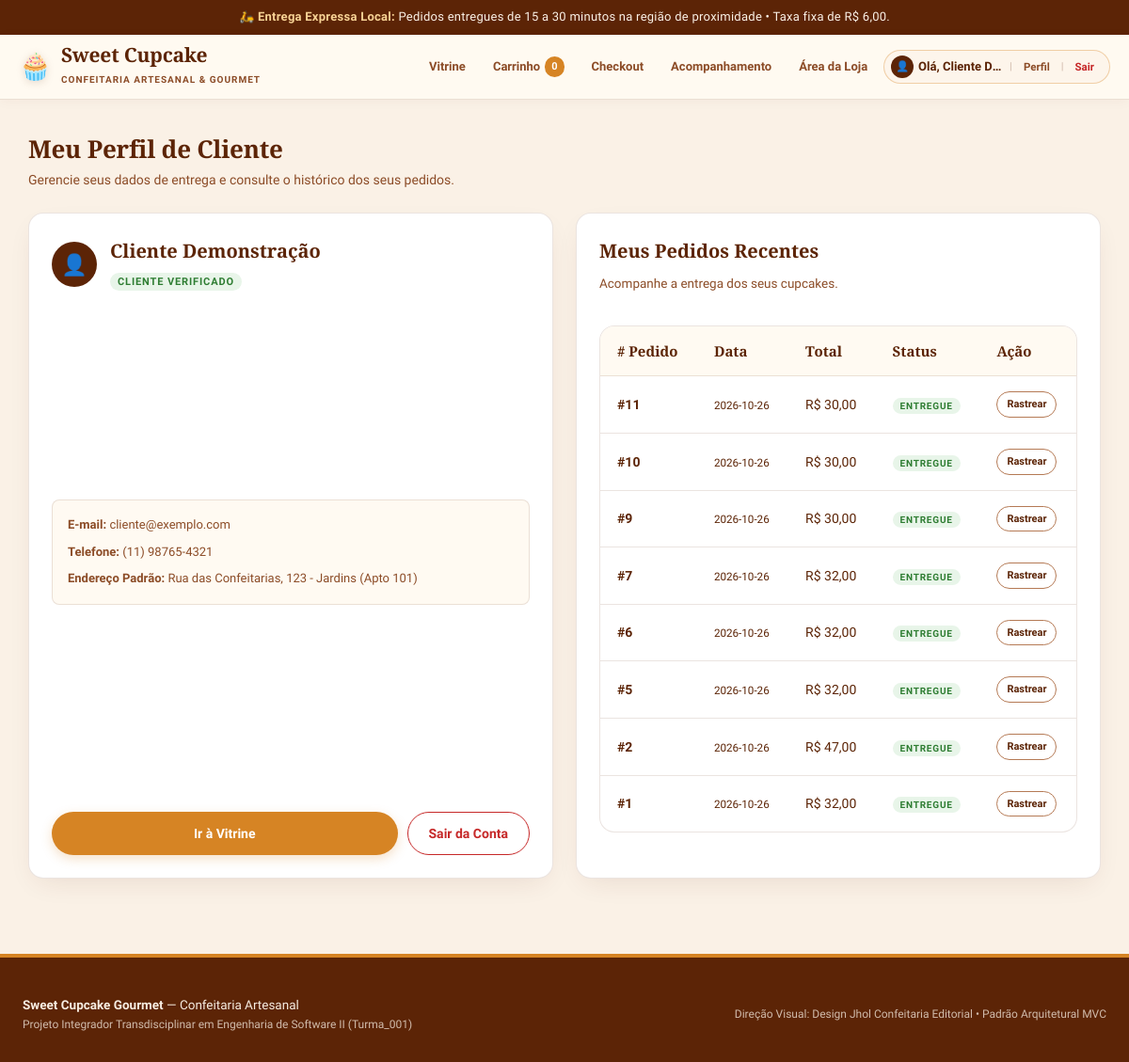
The page /conta (signed in) on the database its author committed.
### tables this page shows
CREATE TABLE clientes (
    id INTEGER PRIMARY KEY AUTOINCREMENT,
    nome VARCHAR(100) NOT NULL,
    email VARCHAR(120) NOT NULL UNIQUE,
    senha_hash VARCHAR(255) NOT NULL,
    telefone VARCHAR(20),
    endereco_padrao VARCHAR(255),
    criado_em DATETIME DEFAULT CURRENT_TIMESTAMP
);

CREATE TABLE pedidos (
    id INTEGER PRIMARY KEY AUTOINCREMENT,
    cliente_id INTEGER NOT NULL,
    data_pedido DATETIME DEFAULT CURRENT_TIMESTAMP,
    valor_produtos DECIMAL(10, 2) NOT NULL CHECK (valor_produtos >= 0),
    taxa_entrega DECIMAL(10, 2) NOT NULL DEFAULT 6.00 CHECK (taxa_entrega >= 0),
    valor_total DECIMAL(10, 2) NOT NULL CHECK (valor_total > 0),
    forma_pagamento VARCHAR(20) NOT NULL CHECK (forma_pagamento IN ('PIX', 'CARTAO_CREDITO')),
    status_pagamento VARCHAR(20) NOT NULL DEFAULT 'PENDENTE' CHECK (status_pagamento IN ('PENDENTE', 'CONFIRMADO', 'RECUSADO')),
    status_entrega VARCHAR(20) NOT NULL DEFAULT 'RECEBIDO' CHECK (status_entrega IN ('RECEBIDO', 'PREPARANDO', 'EM_ROTA', 'ENTREGUE')),
    endereco_entrega VARCHAR(255) NOT NULL,
    prazo_estimado VARCHAR(30) DEFAULT '15 a 30 minutos',
    observacoes TEXT,
    FOREIGN KEY (cliente_id) REFERENCES clientes(id) ON DELETE RESTRICT
);

### controllers/routes.py (the view)
@routes_bp.route('/conta')
def conta():
    cliente_id = session.get('cliente_id')
    cliente = None
    pedidos = []
    if cliente_id:
        cliente = database.buscar_cliente_por_id(cliente_id)
        pedidos = database.listar_pedidos_cliente(cliente_id)
    return render_template('conta.html', cliente=cliente, pedidos=pedidos)

### models/database.py (called while the page is built)
def get_db_connection() -> sqlite3.Connection:
    conn = sqlite3.connect(DB_FILE)
    conn.execute("PRAGMA foreign_keys = ON;")
    conn.row_factory = sqlite3.Row
    return conn

def buscar_cliente_por_id(cliente_id: int) -> Optional[Dict[str, Any]]:
    conn = get_db_connection()
    cursor = conn.cursor()
    cursor.execute("SELECT id, nome, email, telefone, endereco_padrao FROM clientes WHERE id = ?;", (cliente_id,))
    row = cursor.fetchone()
    conn.close()
    return dict(row) if row else None

def listar_pedidos_cliente(cliente_id: int) -> List[Dict[str, Any]]:
    conn = get_db_connection()
    cursor = conn.cursor()
    cursor.execute(
        """
        SELECT * FROM pedidos
        WHERE cliente_id = ?
        ORDER BY id DESC;
        """,
        (cliente_id,)
    )
    rows = cursor.fetchall()
    conn.close()
    return [dict(r) for r in rows]

### templates/conta.html (shortened to what this page needs)
{% extends "base.html" %}
{% block content %}
{% if cliente %}
  <div class="section-title">
    <h2>Meu Perfil de Cliente</h2>
    <p>Gerencie seus dados de entrega e consulte o histórico dos seus pedidos.</p>
  </div>
  <div style="display: grid; grid-template-columns: repeat(auto-fit, minmax(320px, 1fr)); gap: 24px;">
    <div class="card-cupcake">
      <div style="display: flex; align-items: center; gap: 14px; margin-bottom: 20px;">
        <div class="user-avatar-circle" style="width: 48px; height: 48px; font-size: 22px;">👤</div>
        <div>
          <h3 style="margin-bottom: 2px;">{{ cliente.nome }}</h3>
          <span class="stock-tag" style="background:#e8f5e9; color:#2e7d32;">Cliente Verificado</span>
        </div>
      </div>
      <div style="background: var(--bg-surface); padding: 16px; border-radius: var(--radius-sm); border: 1px solid var(--borda); margin-bottom: 20px;">
        <p style="font-size: 13px; color: var(--marrom-medio); margin-bottom: 8px;">
          <strong>E-mail:</strong> {{ cliente.email }}
        </p>
        <p style="font-size: 13px; color: var(--marrom-medio); margin-bottom: 8px;">
          <strong>Telefone:</strong> {{ cliente.telefone or 'Não informado' }}
        </p>
        <p style="font-size: 13px; color: var(--marrom-medio);">
          <strong>Endereço Padrão:</strong> {{ cliente.endereco_padrao or 'Não informado' }}
        </p>
      </div>
      <div style="display: flex; gap: 10px;">
        <a href="{{ url_for('routes.index') }}" class="btn btn-mel" style="flex: 1;">Ir à Vitrine</a>
        <a href="{{ url_for('routes.logout') }}" class="btn btn-outline" style="color: var(--alerta-erro); border-color: var(--alerta-erro);">Sair da Conta</a>
      </div>
    </div>
    <div class="card-cupcake">
      <h3>Meus Pedidos Recentes</h3>
      <p class="card-desc">Acompanhe a entrega dos seus cupcakes.</p>
      {% if not pedidos %}
        <div class="alert-box alert-info" style="margin-top: 14px;">
          Você ainda não realizou nenhum pedido com esta conta.
        </div>
      {% else %}
        <div class="table-container" style="box-shadow: none; margin-top: 14px;">
          <table>
            <thead>
              <tr>
                <th># Pedido</th>
                <th>Data</th>
                <th>Total</th>
                <th>Status</th>
                <th>Ação</th>
              </tr>
            </thead>
            <tbody>
              {% for p in pedidos %}
              <tr>
                <td><strong>#{{ p.id }}</strong></td>
                <td><small>{{ p.data_pedido.split()[0] if p.data_pedido else 'Hoje' }}</small></td>
                <td>R$ {{ "%.2f"|format(p.valor_total)|replace('.', ',') }}</td>
                <td>
                  {% if p.status_entrega == 'RECEBIDO' %}
                    <span class="stock-tag" style="background:#e3f2fd; color:#1565c0; font-size:10px;">Recebido</span>
                  {% elif p.status_entrega == 'PREPARANDO' %}
                    <span class="stock-tag" style="background:#fff3e0; color:#e65100; font-size:10px;">Preparando</span>
                  {% elif p.status_entrega == 'EM_ROTA' %}
                    <span class="stock-tag" style="background:#f3e5f5; color:#7b1fa2; font-size:10px;">Em Rota</span>
                  {% else %}
                    <span class="stock-tag" style="background:#e8f5e9; color:#2e7d32; font-size:10px;">Entregue</span>
                  {% endif %}
                </td>
                <td>
                  <a href="{{ url_for('routes.rastreio', id=p.id) }}" class="btn btn-outline" style="padding: 4px 10px; font-size: 11px;">Rastrear</a>
                </td>
              </tr>
              {% endfor %}
            </tbody>
          </table>
        </div>
      {% endif %}
    </div>
  </div>
{% endif %}
{% endblock %}

### static/css/style.css (style rules this page uses)
:root { --bg-base: #faf1e6; --bg-surface: #fffaf2; --bg-card: #ffffff; --chocolate: #5c2406; --chocolate-dark: #3f1702; --chocolate-light: #7a350c; --mel: #d68424; --mel-hover: #bd701a; --marrom-medio: #8c4c27; --marrom-suave: #b57a55; --borda: rgba(92, 36, 6, 0.12); --borda-foco: #d68424; --sombra-card: 0 10px 30px -10px rgba(92, 36, 6, 0.12); --sombra-hover: 0 16px 40px -12px rgba(92, 36, 6, 0.20); --sucesso: #2e7d32; --sucesso-bg: #edf7ed; --alerta-erro: #c62828; --alerta-bg: #fde8e8; --radius-sm: 8px; --radius-md: 16px; --radius-lg: 24px; --radius-pill: 100px; --transicao: all 0.25s cubic-bezier(0.22, 0.61, 0.36, 1); }
* { box-sizing: border-box; margin: 0; padding: 0; }
body { font-family: 'Plus Jakarta Sans', -apple-system, BlinkMacSystemFont, "Segoe UI", Roboto, sans-serif; background-color: var(--bg-base); color: var(--chocolate); line-height: 1.6; -webkit-font-smoothing: antialiased; }
.section-title { margin-bottom: 24px; }
.section-title h2 { font-family: 'Playfair Display', Georgia, serif; font-size: 26px; color: var(--chocolate); font-weight: 700; letter-spacing: -0.01em; }
.section-title p { color: var(--marrom-medio); font-size: 14px; }
.card-cupcake { background: var(--bg-card); border: 1px solid var(--borda); border-radius: var(--radius-md); padding: 24px; box-shadow: var(--sombra-card); display: flex; flex-direction: column; justify-content: space-between; transition: var(--transicao); }
.card-cupcake h3 { font-family: 'Playfair Display', Georgia, serif; font-size: 20px; font-weight: 700; color: var(--chocolate); margin-bottom: 8px; }
.card-desc { font-size: 13.5px; color: var(--marrom-medio); line-height: 1.55; margin-bottom: 20px; flex-grow: 1; }
.stock-tag { font-size: 11px; font-weight: 600; text-transform: uppercase; letter-spacing: 0.08em; color: var(--sucesso); background: var(--sucesso-bg); padding: 3px 8px; border-radius: var(--radius-pill); }
.btn { font-family: 'Plus Jakarta Sans', sans-serif; font-size: 14px; font-weight: 600; padding: 11px 22px; border-radius: var(--radius-pill); border: none; cursor: pointer; display: inline-flex; align-items: center; justify-content: center; gap: 8px; transition: var(--transicao); text-decoration: none; }
.btn-mel { background: var(--mel); color: white; box-shadow: 0 4px 12px rgba(214, 132, 36, 0.25); }
.btn-outline { background: transparent; border: 1px solid var(--marrom-suave); color: var(--chocolate); }
.table-container { background: var(--bg-card); border: 1px solid var(--borda); border-radius: var(--radius-md); overflow: hidden; box-shadow: var(--sombra-card); margin-bottom: 24px; }
table { width: 100%; border-collapse: collapse; text-align: left; }
th { background: var(--bg-surface); color: var(--chocolate); font-family: 'Playfair Display', Georgia, serif; font-weight: 600; font-size: 15px; padding: 14px 18px; border-bottom: 1px solid var(--borda); }
td { padding: 16px 18px; border-bottom: 1px solid var(--borda); font-size: 14px; color: var(--chocolate); }
tr:last-child td { border-bottom: none; }
.user-avatar-circle { width: 24px; height: 24px; background: var(--chocolate); color: var(--bg-surface); border-radius: 50%; display: inline-flex; align-items: center; justify-content: center; font-size: 11px; }

### rows shown on the page
clientes: nome "Cliente Demonstração", email "cliente@exemplo.com", telefone "(11) 98765-4321", endereco_padrao "Rua das Confeitarias, 123 - Jardins (Apto 101)"
pedidos: id "11", data_pedido "2026-10-26", valor_total "30,00", status_entrega "ENTREGUE"
pedidos: id "10", data_pedido "2026-10-26", valor_total "30,00", status_entrega "ENTREGUE"
pedidos: id "9", data_pedido "2026-10-26", valor_total "30,00", status_entrega "ENTREGUE"
pedidos: id "7", data_pedido "2026-10-26", valor_total "32,00", status_entrega "ENTREGUE"
pedidos: id "6", data_pedido "2026-10-26", valor_total "32,00", status_entrega "ENTREGUE"
pedidos: id "5", data_pedido "2026-10-26", valor_total "32,00", status_entrega "ENTREGUE"
pedidos: id "2", data_pedido "2026-10-26", valor_total "47,00", status_entrega "ENTREGUE"
pedidos: id "1", data_pedido "2026-10-26", valor_total "32,00", status_entrega "ENTREGUE"

### other values the page prints
{{ session.get('carrinho_qtd', 0) }} "0"
{{ session.get('cliente_nome') }} "Cliente D…"
